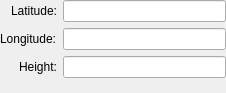
<?xml version="1.0" encoding="UTF-8"?>
<ui version="4.0">
 <class>CoordinateWidget</class>
 <widget class="QWidget" name="CoordinateWidget">
  <property name="geometry">
   <rect>
    <x>0</x>
    <y>0</y>
    <width>226</width>
    <height>93</height>
   </rect>
  </property>
  <property name="windowTitle">
   <string>Form</string>
  </property>
  <layout class="QFormLayout" name="formLayout">
   <property name="labelAlignment">
    <set>Qt::AlignRight|Qt::AlignTrailing|Qt::AlignVCenter</set>
   </property>
   <property name="leftMargin">
    <number>0</number>
   </property>
   <property name="topMargin">
    <number>0</number>
   </property>
   <property name="rightMargin">
    <number>0</number>
   </property>
   <property name="bottomMargin">
    <number>0</number>
   </property>
   <item row="0" column="0">
    <widget class="QLabel" name="label">
     <property name="text">
      <string>Latitude:</string>
     </property>
    </widget>
   </item>
   <item row="0" column="1">
    <widget class="QLineEdit" name="latitudeLineEdit_">
     <property name="sizePolicy">
      <sizepolicy hsizetype="Minimum" vsizetype="Fixed">
       <horstretch>0</horstretch>
       <verstretch>0</verstretch>
      </sizepolicy>
     </property>
    </widget>
   </item>
   <item row="1" column="0">
    <widget class="QLabel" name="label_2">
     <property name="text">
      <string>Longitude:</string>
     </property>
    </widget>
   </item>
   <item row="1" column="1">
    <widget class="QLineEdit" name="longitudeLineEdit_">
     <property name="sizePolicy">
      <sizepolicy hsizetype="Minimum" vsizetype="Fixed">
       <horstretch>0</horstretch>
       <verstretch>0</verstretch>
      </sizepolicy>
     </property>
    </widget>
   </item>
   <item row="2" column="0">
    <widget class="QLabel" name="label_3">
     <property name="layoutDirection">
      <enum>Qt::LeftToRight</enum>
     </property>
     <property name="text">
      <string>Height:</string>
     </property>
    </widget>
   </item>
   <item row="2" column="1">
    <widget class="QLineEdit" name="heightLineEdit_">
     <property name="sizePolicy">
      <sizepolicy hsizetype="Minimum" vsizetype="Fixed">
       <horstretch>0</horstretch>
       <verstretch>0</verstretch>
      </sizepolicy>
     </property>
    </widget>
   </item>
  </layout>
 </widget>
 <resources/>
 <connections/>
</ui>
